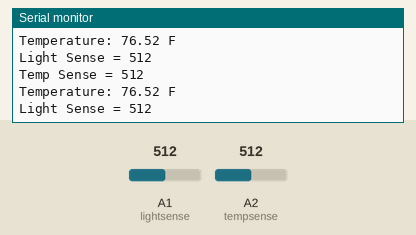
This sketch was run on a simulated Arduino Uno, built with avr-gcc and run on an emulated ATmega328P. On the bench: the last lines printed to the serial monitor. The test bench sets the inputs (shaded band); at power-on: A1 (lightsense) = 512, A2 (tempsense) = 512.

Above: at 5.8 s.
5.9 s: A1 (lightsense) set to 716
At 10.4 s:
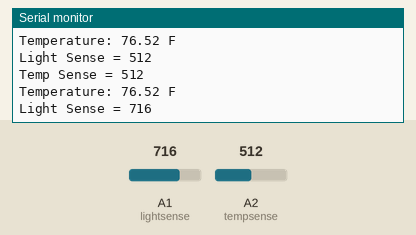
11.9 s: A2 (tempsense) set to 716
At 15.5 s:
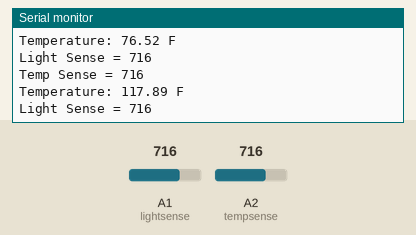
17.9 s: A1 (lightsense) set to 900
At 20.6 s:
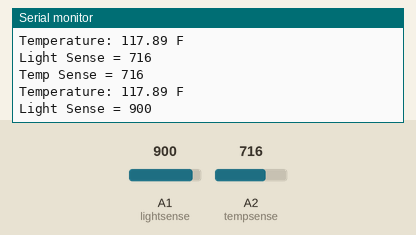
23.9 s: A2 (tempsense) set to 900
At 25.7 s:
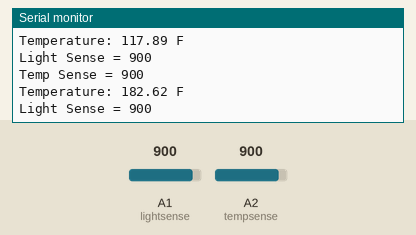
Timing chart, 0 to 27.2 s (numbered marks = the images above; inputs shaded):
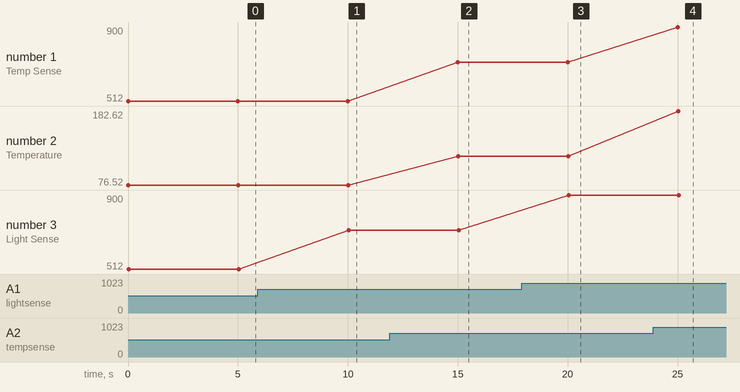

The sketch:

serialtemp.ino
```cpp
#define aref_voltage 5

int tempsense = A2;
int tempinput = 0;
int lightsense = A1;
int lightinput = 0;

void setup() {
  pinMode(tempsense, INPUT);
  pinMode(lightsense, INPUT);
  Serial.begin(9600);
}

void loop() {

  temp();

  light();

  delay(5000);
}

void temp() {
  tempinput = analogRead(tempsense);
  Serial.print("Temp Sense = "); Serial.println(tempinput);

  int Vo;
  float R1 = 10000;
  float logR2, R2, T;
  float c1 = 1.009249522e-03, c2 = 2.378405444e-04, c3 = 2.019202697e-07;

  R2 = R1 * (1023.0 / (float)tempinput - 1.0);
  logR2 = log(R2);
  T = (1.0 / (c1 + c2*logR2 + c3*logR2*logR2*logR2));
  T = T - 273.15;
  T = (T * 9.0)/ 5.0 + 32.0;

  Serial.print("Temperature: ");
  Serial.print(T);
  Serial.println(" F");
}


void light(){
  lightinput = analogRead(lightsense);
  Serial.print("Light Sense = ");
  Serial.println(lightinput);

}
```

Measured:
- after the input at 5.9 s, the serial monitor: prints a new line after 4.1 s (image 1)
- after the input at 11.9 s, the serial monitor: prints a new line after 3.1 s (image 2)
- after the input at 17.9 s, the serial monitor: prints a new line after 2.1 s (image 3)
- after the input at 23.9 s, the serial monitor: prints a new line after 1.1 s (image 4)
- plotted number 2: 76.52 → 117.89 after the input at 11.9 s, 117.89 → 182.62 after the input at 23.9 s
- plotted number 3: 512 → 716 after the input at 5.9 s, 716 → 900 after the input at 17.9 s
